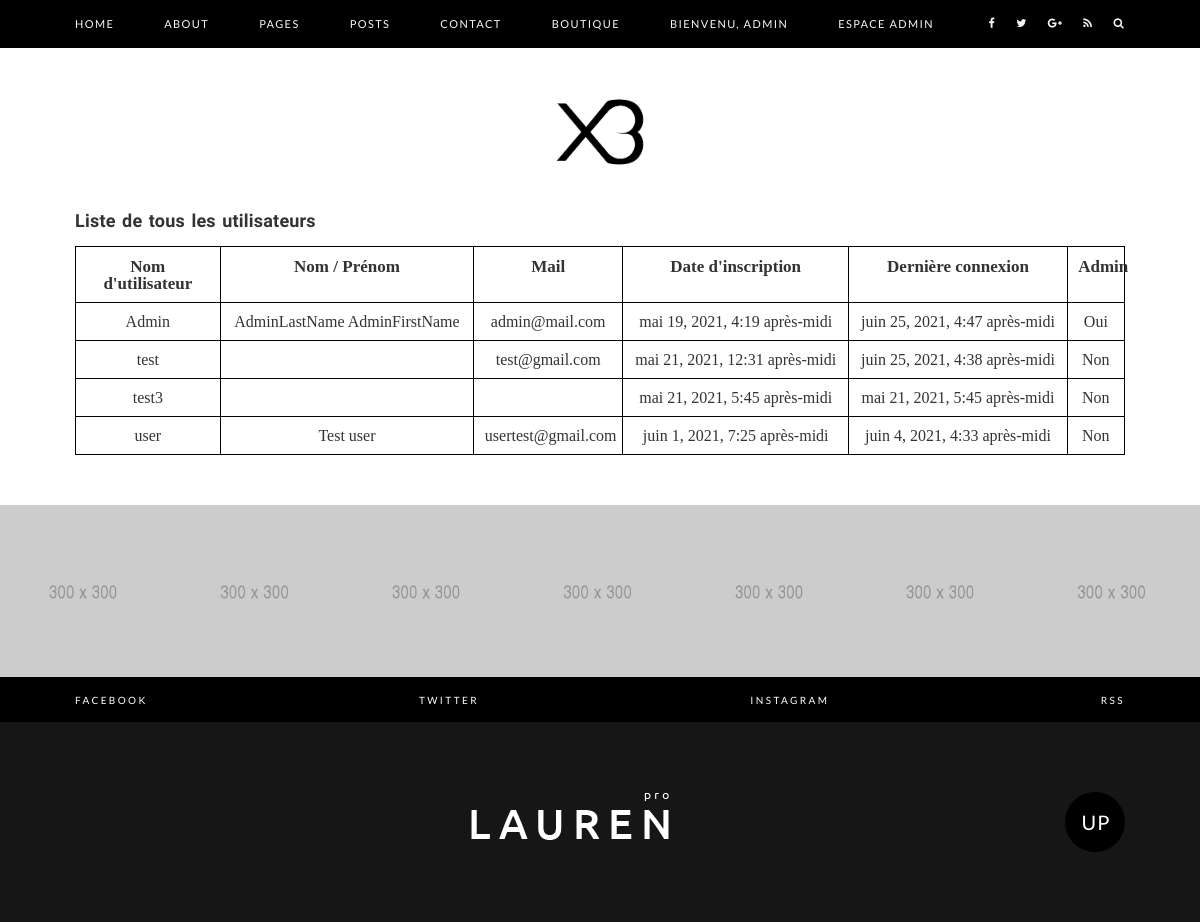
The app's page /user-list (signed in), older data.
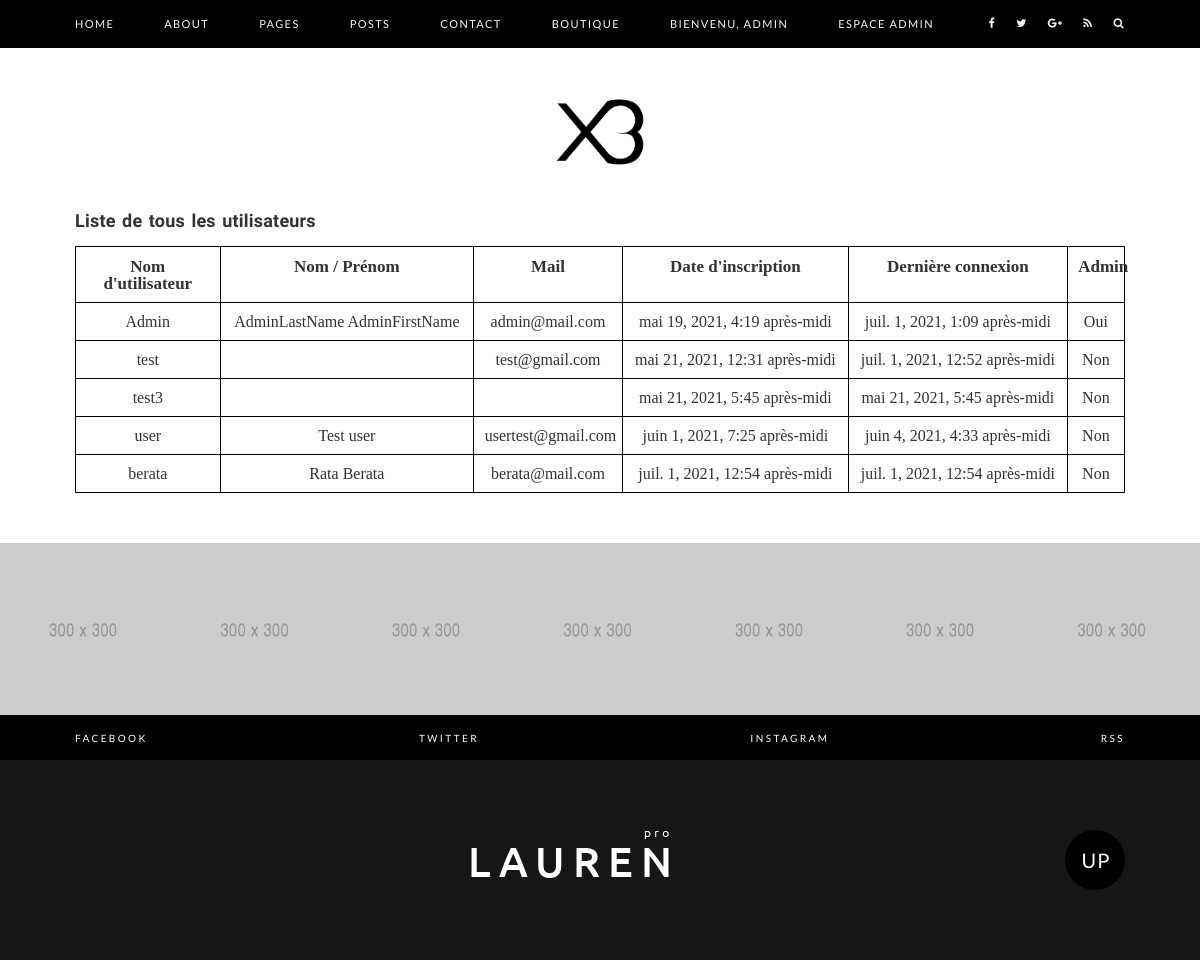
The same page, newer data.
### account/models.py (models this page shows, shortened)
class Account(models.Model):
    user = models.ForeignKey(User, verbose_name='Associated user', on_delete=models.CASCADE)
    userId = models.IntegerField(null=True)

### account/decorators.py (the view)
    def wrapper_function(request, *args, **kwargs):
        group = None
        if request.user.groups.exists():
            group = request.user.groups.all()[0].name
        if group == 'admin':
            return view_func(request, *args, **kwargs)
        else:
            return redirect('home')

### blog/views.py (called while the page is built)
@admin_only
def user_list(request):
    users = Account.objects.all()
    context = {'users': users}
    return render(request, 'account/user-list.html', context)

### templates/account/user-list.html (shortened to what this page needs)
{% extends 'base/main.html' %}
{% block contenu %}
<div class="main-content">
    <div class="container">
        <h1>Liste de tous les utilisateurs</h1><br>
        <table>
            <thead>
            <tr>
                <th>Nom d'utilisateur</th>
                <th>Nom / Prénom</th>
                <th>Mail</th>
                <th>Date d'inscription</th>
                <th>Dernière connexion</th>
                <th>Admin</th>
            </tr>
            </thead>
            {% for user in users %}
            <tr>
                <td>
                    <a href="{% url 'user-profile' user.user.id %}">{{ user.user }}</a>
                </td>
                <td>
                    {{ user.user.last_name }} {{ user.user.first_name }}
                </td>
                <td>
                    {{ user.user.email }}
                </td>
                <td>
                    {{ user.user.date_joined }}
                </td>
                <td>
                    {{ user.user.last_login }}
                </td>
                <td>
                    {% for group in user.user.groups.all %}
                    {% if group.name == 'admin' %}
                    Oui
                    {% endif %}
                    {% empty %}
                    Non
                    {% endfor %}
                </td>
            </tr>
            {% endfor %}
        </table>
    </div>
</div>
{% endblock %}

### templates/base/main.html (shortened to what this page needs)
<!DOCTYPE html>
<html lang="en">
<head>
    {% include 'base/head.html' %}
</head>
<body>
    <div class="theme-layout">
        {% include 'base/header.html' %}
        {% block contenu %}
        {% endblock %}
        {% include 'base/footer.html' %}
    </div>
</body>
</html>

### templates/base/head.html (shortened to what this page needs)
{% load static %}
<link rel="stylesheet" href="{% static 'css/bootstrap.min.css' %}">
<link rel="stylesheet" href="{% static 'css/font-awesome.min.css' %}">
<link rel="stylesheet" href="{% static 'css/owl.carousel.min.css' %}">
<link rel="stylesheet" href="{% static 'css/style-main.css' %}">
<link rel="stylesheet" href="{% static 'css/responsive.css' %}">

### templates/base/header.html (shortened to what this page needs)
<header class="main-header">
    <div class="lauren-main-menu">
        <div class="container">
            <nav class="lauren-menu">
                <ul class="main-menu">
                    <li><a href="{% url 'home' %}">Home</a>
                    </li>
                    <li><a href="{% url 'aboutPage' %}">About</a></li>
                    <li><a href="#">Pages</a>
                    </li>
                    <li><a href="{% url 'post-list' %}">Posts</a></li>
                    <li><a href="{% url 'contact' %}">Contact</a></li>
                    <li><a href="{% url 'home-shop' %}">Boutique</a></li>
                    {% if request.user.is_anonymous %}
                    <li><a href="{% url 'sign_in' %}">Inscription</a></li>
                    <li><a href="{% url 'login' %}">Connexion</a></li>
                    {% else %}
                    <li><a href="#">Bienvenu, {{ request.user }}</a>
                    </li>
                    {% endif %}
                    {% for group in request.user.groups.all %}
                       {% if group.name == 'admin' %}
                            <li><a href="#">Espace Admin</a>
                            </li>
                       {% endif %}
                    {% endfor %}
                </ul>
                <ul class="menu-icons">
                    <li><a href="#"><i class="fa fa-facebook"></i></a></li>
                    <li><a href="#"><i class="fa fa-twitter"></i></a></li>
                    <li><a href="#"><i class="fa fa-google-plus"></i></a></li>
                    <li><a href="#"><i class="fa fa-rss"></i></a></li>
                    <li class="search-icon"><input class="search-box" placeholder="Search Anything.." type="text"><i
                            class="fa fa-search"></i></li>
                </ul>
            </nav>
        </div>
    </div>
    {% load static %}
    <div class="lauren-logo">
        <div class="container">
            <a href="{% url 'home' %}"><img src="{% static 'images/logo-xdeberata.png' %}" alt="Main Logo"
                                            style="width: 100px; height: auto"></a>
        </div>
    </div>
</header>

### templates/base/footer.html (shortened to what this page needs)
<footer>
    <div class="footer-instagram">
        <ul class="insta-slider owl-carousel">
            {% load static %}
            <li><a href="#"><img src="{% static 'images/footer-instagram-1.jpg' %}" alt=""></a></li>
            <li><a href="#"><img src="{% static 'images/footer-instagram-2.jpg' %}" alt=""></a></li>
            <li><a href="#"><img src="{% static 'images/footer-instagram-3.jpg' %}" alt=""></a></li>
            <li><a href="#"><img src="{% static 'images/footer-instagram-4.jpg' %}" alt=""></a></li>
            <li><a href="#"><img src="{% static 'images/footer-instagram-5.jpg' %}" alt=""></a></li>
            <li><a href="#"><img src="{% static 'images/footer-instagram-6.jpg' %}" alt=""></a></li>
            <li><a href="#"><img src="{% static 'images/footer-instagram-7.jpg' %}" alt=""></a></li>
        </ul>
    </div>
    <div class="footer-social">
        <div class="container">
            <div class="footer-social-links">
                <ul>
                    <li><a href="#">Facebook</a></li>
                    <li><a href="#">Twitter</a></li>
                    <li><a href="#">Instagram</a></li>
                    <li><a href="#">RSS</a></li>
                </ul>
            </div>
        </div>
    </div>
    <div class="main-footer">
        <div class="container">
            <div class="footer-about">
                <img src="{% static 'images/white-logo.png' %}" alt="">
            </div>
            <div id="up" class="go-top">
                <a href="#" class="top-button">UP</a>
            </div>
        </div>
    </div>
</footer>

### templates/base/scripts.html (shortened to what this page needs)
{% load static %}

### static/css/style-main.css (style rules this page uses)
html, body, div, span, applet, object, iframe, h1, h2, h3, h4, h5, h6, p, blockquote, pre, a, abbr, acronym, address, big, cite, code, del, dfn, em, img, ins, kbd, q, s, samp, small, strike, strong, sub, sup, tt, var, b, u, i, center, dl, dt, dd, ol, ul, li, fieldset, form, label, legend, table, caption, tbody, tfoot, thead, tr, th, td, article, aside, canvas, details, embed, figure, figcaption, footer, header, hgroup, menu, nav, output, ruby, section, summary, time, mark, audio, video { margin: 0; padding: 0; border: 0; font-size: 100%; font: inherit; vertical-align: baseline; }
article, aside, details, figcaption, figure, footer, header, hgroup, menu, nav, section { display: block; }
body { line-height: 1; }
ol, ul { list-style: none; }
table { border-collapse: collapse; border-spacing: 0; }
body { overflow-x:hidden; position: relative; }
body * { outline:none!important }
h1, h2, h3, h4, h5, h6 { color: #333; font-family: 'Ubuntu', sans-serif; line-height: 1; letter-spacing: .2px; word-spacing: 1.8px; font-weight: 700; }
h1 { font-size: 18px; }
img { max-width: 100%; height: auto; vertical-align: middle; }
ul li, ol li { font-size: 11px; font-family: 'Lato', sans-serif; font-weight: 400; letter-spacing: 1.4px; }
a { color: #333 }
.theme-layout { position: relative; width: 100%; background-color: #fff; }
.container { max-width: 1080px; }
.menu-icons i, .main-menu li a, .footer-social-links ul li a { -webkit-transition: all .25s ease-in-out; transition: all .25s ease-in-out; }
.lauren-main-menu { background-color: #000; }
.main-menu { list-style: none; position: relative; float: left; margin: 0; padding: 0; background-color: #000; border-bottom: 1px solid #000; }
.main-menu li { position: relative; float: left; margin:0; padding: 0; }
.main-menu > li { margin-right: 30px; }
.main-menu li a { display: block; color: #f7f7f7; text-transform: uppercase; text-decoration: none; padding: 18px 10px; }
.main-menu > li:first-child a { padding-left: 0; }
.menu-icons { list-style: none; position: relative; float: right; margin: 0; padding: 0; background-color: #000; border-bottom: 1px solid #000; }
.menu-icons li { position: relative; float: left; margin: 0; padding: 0; }
.menu-icons li i { display: block; color: #f7f7f7; text-transform: uppercase; text-decoration: none; padding: 18px 10px; }
.menu-icons > li:last-child i { padding-right: 0; }
.search-icon i { cursor: pointer; }
.lauren-logo { text-align: center; margin: 40px 0; }
.theme-layout:before { background: #000; content: " "; height: 100%; width: 100%; opacity: 0; visibility: hidden; z-index: 11; position: fixed; left: 0; top: 0; -webkit-transition: all 0.5s ease-in-out; transition: all 0.5s ease-in-out; }
footer { margin: 50px 0 0; }
.insta-slider li { background-color: #000; }
.insta-slider img { max-width: 100%; height: auto; }
.footer-social { background-color: #000; padding: 17px 0; }
.footer-social-links ul { display: -webkit-box; display: -ms-flexbox; display: flex; -webkit-box-pack: justify; -ms-flex-pack: justify; justify-content: space-between; }
.footer-social-links ul li { display: inline-block; }
.footer-social-links ul li a { color: #fff; text-transform: uppercase; font-size: 10px; letter-spacing: 2.4px; }
.main-footer { background-color: #161616; padding: 70px 0; text-align: center }
.footer-about { display: inline-block; }
.go-top { display: -webkit-box; display: -ms-flexbox; display: flex; -webkit-box-align: center; -ms-flex-align: center; align-items: center; float: right; }
.top-button { width: 60px; height: 60px; line-height: 60px; text-align: center; font-family: 'Lato', sans-serif; color: #fff; font-size: 20px; text-transform: uppercase; position: relative; -webkit-transition: all .25s ease-in-out; transition: all .25s ease-in-out; background-color: #000; letter-spacing: 1px; padding-left: 2px; border-radius: 50%; }

### templates/account/user-list.html (style rules this page uses)
table, th, td { border: 1.5px solid black; padding: 1%; border-collapse: collapse; text-align: center }
table { width: 100%; }
thead, tfoot { font-weight: bold; font-size: 17px; }

Row changes from the older to the newer data that the page shows:
changed through a linked row, Account "Admin": user.last_login "juin 25, 2021, 4:47 après-midi" → "juil. 1, 2021, 1:09 après-midi"
changed through a linked row, Account "test": user.last_login "juin 25, 2021, 4:38 après-midi" → "juil. 1, 2021, 12:52 après-midi"
added Account: user "berata", user.last_name "Rata", user.first_name "Berata", user.email "berata@mail.com", user.date_joined "juil. 1, 2021, 12:54 après-midi", user.last_login "juil. 1, 2021, 12:54 après-midi"
